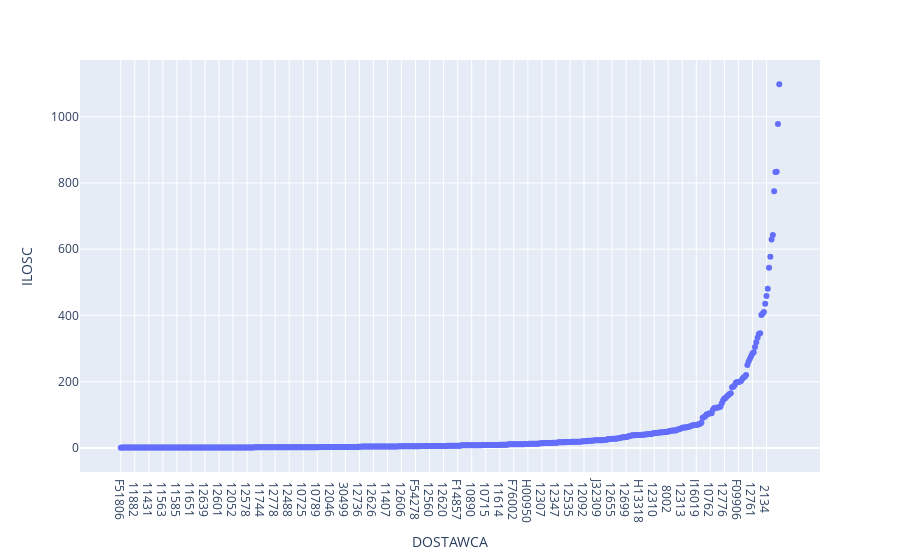

Here is the notebook cell this chart was saved with:
### Code cell
func_plot_scatter(df_fi, {'ILOSC':'sum'})

### Figure 1 — Plotly figure (JSON) as saved in the notebook; plotly's stock layout.template omitted (floating-point values rounded to 4 significant figures; data arrays with more than 128 entries replaced by an {"elided": "..."} marker saying what was removed)
{"data": [{"hovertemplate": "DOSTAWCA=%{x}<br>ILOSC=%{y}<extra></extra>", "legendgroup": "", "marker": {"color": "#636efa", "symbol": "circle"}, "mode": "markers", "name": "", "orientation": "v", "showlegend": false, "type": "scatter", "x": {"elided": "517 str values"}, "xaxis": "x", "y": {"elided": "517 float values"}, "yaxis": "y"}], "layout": {"autosize": true, "legend": {"tracegroupgap": 0}, "margin": {"t": 60}, "xaxis": {"anchor": "y", "autorange": true, "domain": [0, 1], "range": [-30.2, 546.2], "title": {"text": "DOSTAWCA"}, "type": "category"}, "yaxis": {"anchor": "x", "autorange": true, "domain": [0, 1], "range": [-71.68, 1170.0], "title": {"text": "ILOSC"}, "type": "linear"}}}
